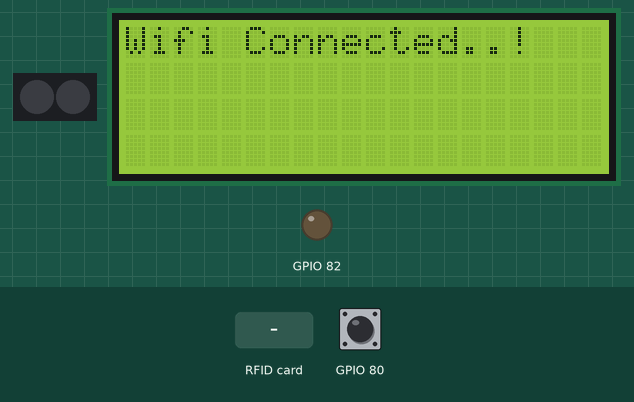
Simulated run of this sketch. Board: ESP32. On the bench: 2 RGB LEDs in strip order, left to right, 20×4 character LCD, output pins drawn as LEDs (lit = HIGH). Dashed ring = blinking. Inputs (shaded band) come from the test bench; at power-on: GPIO 80 HIGH. WiFi joins after 1.5 s; servers stay silent unless stated; the local clock reads 2024-03-15 10:24:30 at power-on unless the sketch sets it; no MQTT or app messages arrive unless stated. At 13.9 s the program restarts the board; the recording ends there.

Above: at 3.9 s.
At 7.8 s:
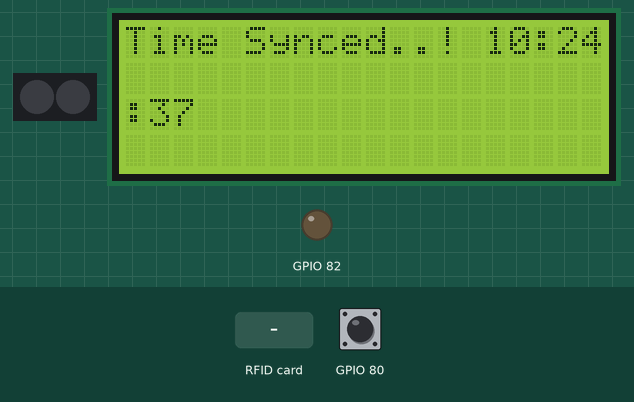
11.0 s: RFID card 5E 7A 19 C4 held to the reader
At 12.7 s:
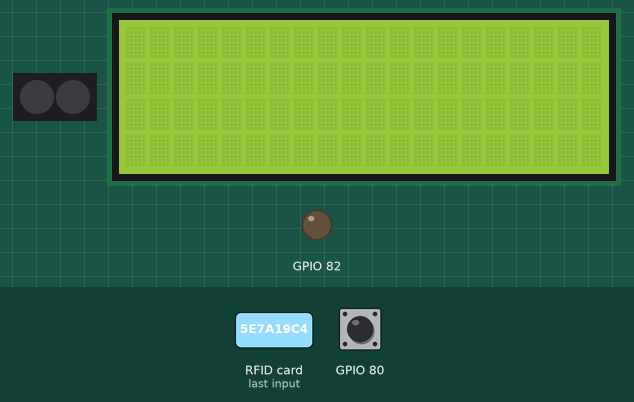
13.5 s: GPIO 80 pulled LOW for 0.15 s
At 13.86 s:
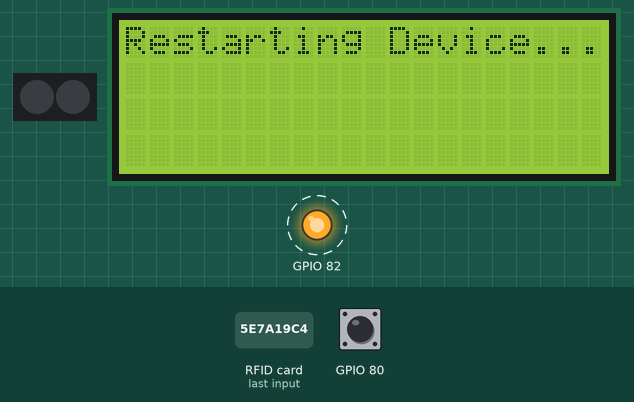
Timing chart, 0 to 13.9 s (numbered marks = the images above; inputs shaded):
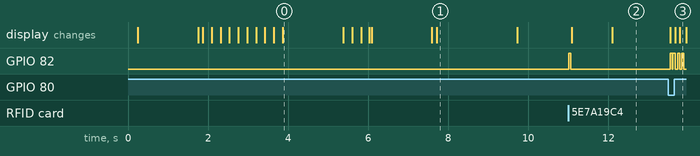

Measured:
- after the input at 11.0 s, GPIO 82: LOW → HIGH at once, → LOW 0.05 s later; the display: first changes after 0.09 s (image 2 shows a later state)
- after the input at 13.5 s, the display: first changes after 0.05 s (image 3 shows a later state)
- what the display in image 0 shows lasts 1.5 s, from 3.9 s to 5.4 s
- what the display in image 1 shows lasts 2.0 s, from 7.7 s to 9.7 s

The sketch:

Added_TimeStamp-V4.ino
```cpp
#include <WiFi.h>
#include <SPI.h>
#include <PubSubClient.h>
#include <LiquidCrystal_I2C.h>
#include <MFRC522.h>
#include "PCF8574.h" // IO expander module
#include "time.h"

#include <Adafruit_NeoPixel.h>
#ifdef __AVR__
#include <avr/power.h>
#endif
#define PIN       1  //TX Pin GPIO 1
#define NUMPIXELS 2  //16

// Wifi Credentials
const char *ssid = "Dialog 4G 8D8";
const char *password = "H69eaF5M";

//Wifi Things
long WifiS; // Strength (RSSI)
String MAC;

// Objects to Send
String JSON;

// MQTT Credentials
const char *mqtt_broker = "broker.mqtt.cool";
const char *topic = "XO/RFID_TEST";
const char *mqtt_user = "XO_TEST";
const char *mqtt_pw = "XOTEST2024";
const int mqtt_port = 1883;

// For time
const char* ntpServer = "pool.ntp.org";
const long  gmtOffset_sec = 19800;
struct tm timeinfo;
char timeString[20];

int RstBtn;

// Initializing LCD
LiquidCrystal_I2C lcd(0x27, 20, 4);

// Initializing Expander
PCF8574 pcf8574(0x3F);

// Create Instances
WiFiClient espClient;
PubSubClient client(espClient);

// Setup RFID Module
#define RST_PIN 20
#define SS_PIN  5
MFRC522 mfrc522(SS_PIN, RST_PIN);

// Setup Pixels
Adafruit_NeoPixel pixels(NUMPIXELS, PIN, NEO_GRB + NEO_KHZ800);
#define DELAYVAL 500

void check_RFID(void);

void callback(char *topic, byte *payload, unsigned int length) {
  lcd.clear();
  lcd.print("Message arrived : ");
  lcd.println(topic);
  lcd.println("Msg: ");
  for (int i = 0; i < length; i++) {
      lcd.print((char) payload[i]);
  }
  delay(500);
  lcd.clear();
}

void getTime() {

  while (!getLocalTime(&timeinfo)){
    lcd.clear();
    lcd.setCursor(0,0);
    lcd.println("Trying to get time..");
    delay(2000);
    lcd.clear();
  }
  lcd.setCursor(0,0);
  lcd.print("Time Synced..!\n");
  lcd.println(&timeinfo, "%H:%M:%S");
  delay(2000);
  lcd.clear();
}

void check_RFID() {

  // Reading RFID Presence
  if (!mfrc522.PICC_IsNewCardPresent()) {
    delay(50);
    return;
  }

  if (!mfrc522.PICC_ReadCardSerial()) {
    delay(50);
    return;
  }

  pcf8574.digitalWrite(P2, HIGH);
  delay(50);
  pcf8574.digitalWrite(P2, LOW);

  //Getting time
  getLocalTime(&timeinfo);
  strftime(timeString, sizeof(timeString), "%H:%M:%S", &timeinfo);

  String content= "";
  for (byte i = 0; i < mfrc522.uid.size; i++) {
    content.concat(String(mfrc522.uid.uidByte[i] < 0x10 ? " 0" : " "));
    content.concat(String(mfrc522.uid.uidByte[i], HEX));
  }

  content.toUpperCase();
  lcd.setCursor(0,0);
  lcd.print("RFID Detected!");
  lcd.println("Card :" + String(content.c_str()));
  WifiS = WiFi.RSSI();
  JSON = "{\"Time\":" + String(timeString) + ", \"DeviceID\":" + MAC + ", \"ReadCard\":" + content.c_str() + ", \"WifiS\":" + String(WifiS) + "}";
  client.publish(topic, JSON.c_str());
  delay(1000);
  lcd.clear();
}

void restartDevice() {
  lcd.clear();
  lcd.setCursor(0,0);
  lcd.print("Restarting Device.");
  //Setting Beep Tone
  pcf8574.digitalWrite(P2, HIGH);
  delay(50);
  pcf8574.digitalWrite(P2, LOW);
  lcd.clear();
  lcd.print("Restarting Device..");
  pcf8574.digitalWrite(P2, HIGH);
  delay(50);
  pcf8574.digitalWrite(P2, LOW);
  delay(50);
  lcd.clear();
  lcd.print("Restarting Device...");
  pcf8574.digitalWrite(P2, HIGH);
  delay(50);
  pcf8574.digitalWrite(P2, LOW);
  delay(50);
  pcf8574.digitalWrite(P2, HIGH);
  delay(50);
  pcf8574.digitalWrite(P2, LOW);
  delay(50);
  lcd.clear();
  ESP.restart();
}

void setup() {

  pixels.begin();
  delay(100);

  SPI.begin();

  pixels.setPixelColor(0, pixels.Color(0,0,0)); //Blue LED , LED1
  pixels.show();
  pixels.setPixelColor(1, pixels.Color(0,0,0)); // GREEN LED , LED2
  pixels.show();

  // Setting Inputs
  pinMode(4, INPUT);  //IN 1
  pinMode(15, INPUT);
  pinMode(13, INPUT);
  pinMode(12, INPUT);
  pinMode(14, INPUT);
  pinMode(27, INPUT);
  pinMode(26, INPUT);
  pinMode(25, INPUT);
  pinMode(33, INPUT);
  pinMode(32, INPUT);
  pinMode(35, INPUT);
  pinMode(34, INPUT); //IN 12

  lcd.begin(20, 4);
  lcd.init();
  lcd.backlight();
  lcd.setCursor(0, 0);
  lcd.print("Welcome to RFID Reader..");
  delay(1500);
  lcd.clear();
  lcd.setCursor(0, 0);

  // Initializing RFID
  mfrc522.PCD_Init();
  delay(50);

  // Initializing IO Expander
  pcf8574.pinMode(P0, INPUT_PULLUP);
  pcf8574.pinMode(P1, INPUT_PULLUP);
  pcf8574.pinMode(P2, OUTPUT);
  digitalWrite(P2,LOW);
  pcf8574.begin();
  pcf8574.digitalWrite(P2, LOW);

  MAC = WiFi.macAddress();
  WiFi.mode(WIFI_STA);

  //Connecting to Wifi
  WiFi.begin(ssid, password);
  while (WiFi.status() != WL_CONNECTED) {
    lcd.print("Connecting to WiFi.");
    delay(200);
    lcd.clear();
    lcd.print("Connecting to WiFi..");
    delay(200);
    lcd.clear();
    lcd.print("Connecting to WiFi...");
    delay(200);
    lcd.clear();
  }
  if(WiFi.status() == WL_CONNECTED){
    lcd.setCursor(0, 0);
    lcd.print("Wifi Connected..!");
    delay(1500);
    lcd.clear();
  }

  client.setServer(mqtt_broker, mqtt_port);
  client.setCallback(callback);
  //client.connect("RFID-TEST", mqtt_user, mqtt_pw);

  while (!client.connected()) {
    String client_id = "esp32-client-";
    lcd.print("Connecting to MQTT.");
    delay(200);
    lcd.clear();
    lcd.print("Connecting to MQTT..");
    delay(200);
    lcd.clear();
    lcd.print("Connecting to MQTT...");
    delay(200);
    lcd.clear();
    if (client.connect(client_id.c_str(), mqtt_user, mqtt_pw)) {
      lcd.setCursor(0, 0);
      lcd.print("MQTT Connected..!");
      delay(1500);
      lcd.clear();

    } else {
      lcd.print("MQTT Failed : \n\t");
      lcd.print(client.state());
      delay(2000);
      lcd.clear();
    }
  }

  //Setting up time
  configTime(gmtOffset_sec, 0, ntpServer);
  delay(100);
  getTime();
  client.publish(topic, "Hi from ESP..");

}

void loop() {

  client.loop();
  check_RFID();
  RstBtn = pcf8574.digitalRead(P0);
  if (RstBtn ==0){
    restartDevice();
  }
}
```
